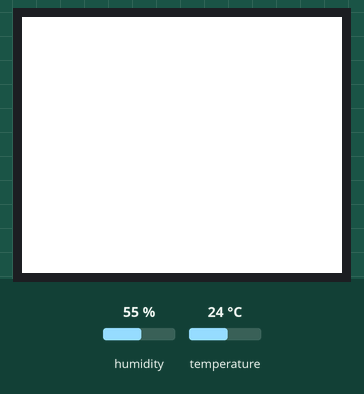
The sketch below on a simulated Arduino Nano, built with avr-gcc and run on an emulated ATmega328P. On the bench: 160×128 colour display. The inputs (shaded band) are chosen by the test bench; at power-on: humidity 55 %, temperature 24 °C.

Above: at 1.7 s.
1.8 s: humidity set to 22 %
At 12.0 s:
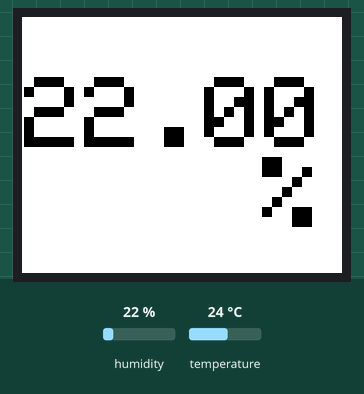
12.7 s: temperature set to 12 °C
At 16.1 s:
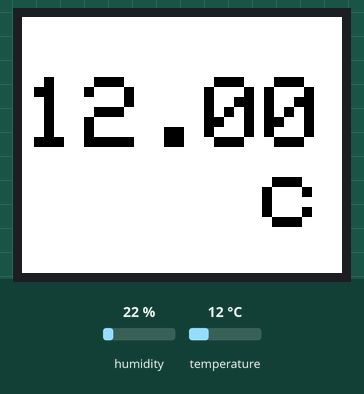
20.2 s: humidity set to 40 %
At 26.5 s:
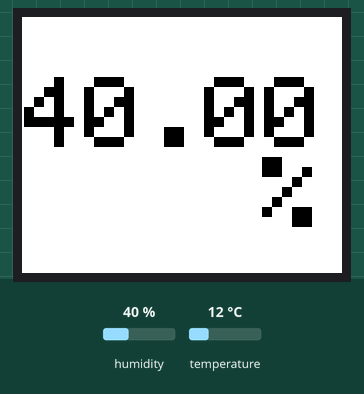
30.8 s: temperature set to 19 °C
At 37.8 s:
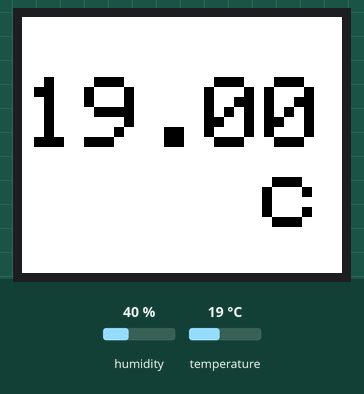
Timing chart, 0 to 39.3 s (numbered marks = the images above; inputs shaded):
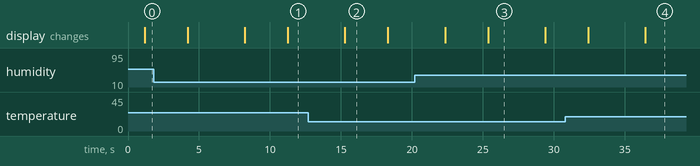

The sketch:

dth.ino
```cpp
#include <Adafruit_GFX.h>    // Библиотека для работы с графикой
#include <Adafruit_ST7735.h>  // Библиотека для дисплея ST7735S
#include <SPI.h>             // Библиотека для работы с SPI
#include <DHT.h>             // Библиотека для работы с датчиком DHT

#define TFT_CS     6
#define TFT_RST    5
#define TFT_DC     7


Adafruit_ST7735 tft = Adafruit_ST7735(TFT_CS, TFT_DC, TFT_RST);

#define DHTPIN 4     // Пин, к которому подключен датчик DHT ARDUINO NANO-D4
#define DHTTYPE DHT22   // Тип датчика DHT

DHT dht(DHTPIN, DHTTYPE);


void setup() {


  Serial.begin(9600);

  // Инициализация дисплея
  tft.initR(INITR_BLACKTAB);
  tft.setRotation(-1);//сдесь можно поворачивать положение экрана(токо в прошивке)-1 и 1 это полжение сверху снизу и наоборот,а 0 в положении телефона(сбоку)крч поиграйтесь

  dht.begin();
}

void loop() {
  delay(1000);

  float h = dht.readHumidity();
  float t = dht.readTemperature();

  if (isnan(h) || isnan(t)) {
    Serial.println("Ошибка при чтении с датчика DHT!");
    return;
  }


tft.fillScreen(ST7735_WHITE);

  tft.print(t);
  tft.println("    c");

  tft.setTextColor(ST7735_BLACK);
  tft.setTextSize(5);
  tft.setCursor(1, 30);
delay(3000);

tft.fillScreen(ST7735_WHITE);

  tft.print(h);

  tft.println("    %");

  tft.setTextColor(ST7735_BLACK);
  tft.setTextSize(5);
  tft.setCursor(1, 30);
delay(3000);


}
```

Measured:
- after the input at 12.7 s, the display: changes after 2.6 s (image 2)
- after the input at 20.2 s, the display: first differs from a run without the input after 5.2 s (image 3)
- after the input at 30.8 s, the display: first differs from a run without the input after 5.6 s (image 4)
- what the display in image 2 shows lasts 3.0 s, from 15.3 s to 18.3 s
- what the display in image 3 shows lasts 4.0 s, from 25.4 s to 29.4 s
